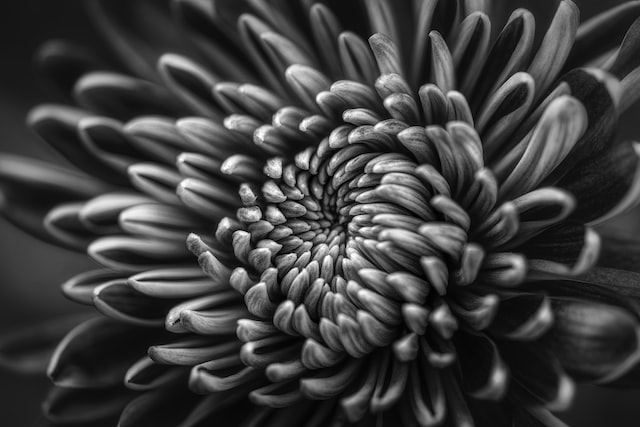
#> input picture projeto_filtros/filtro_media/entrada.png, 640 x 427 px
$ python main.py
#> lines starting #> are read from the running program, lines starting #| are printed output that depends on the picture
import numpy as np
import cv2

def aplicar_convolucao(imagem, mascara):
    h_img, w_img = imagem.shape
    h_k, w_k = mascara.shape
    pad_y, pad_x = h_k // 2, w_k // 2

    img_padded = np.pad(imagem, ((pad_y, pad_y), (pad_x, pad_x)), mode='constant', constant_values=0)
    saida = np.zeros((h_img, w_img), dtype=np.float64)

    for i in range(h_img):
        for j in range(w_img):
            regiao = img_padded[i : i + h_k, j : j + w_k]
            saida[i, j] = np.sum(regiao * mascara)

    return saida

def filtro_media(imagem, tamanho=3):
    mascara = np.ones((tamanho, tamanho), dtype=np.float64) / (tamanho * tamanho)
    res = aplicar_convolucao(imagem.astype(np.float64), mascara)
    return np.clip(np.round(res), 0, 255).astype(np.uint8)

if __name__ == "__main__":
    img = cv2.imread("entrada.png", cv2.IMREAD_GRAYSCALE)
#> img is the input picture: shape (427, 640); min 0, max 255, mean 63.1
    if img is None:
        img = np.zeros((100, 100), dtype=np.uint8)
        img[25:75, 25:75] = 200

    cv2.imwrite("resultado_media_3x3.png", filtro_media(img, tamanho=3))
#> in aplicar_convolucao, `img_padded = np.pad(imagem, ((pad_y, pad_y), (pad_x, pad_x)), mode='co..`:
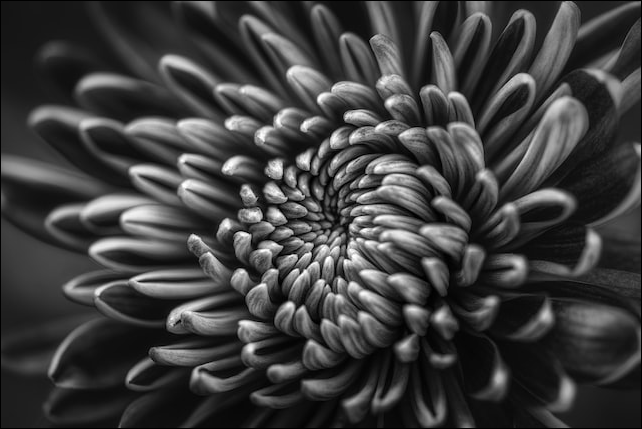
#> img_padded: shape (429, 642) float64; min 0, max 255, mean 62.6
    cv2.imwrite("resultado_media_5x5.png", filtro_media(img, tamanho=5))
#> in aplicar_convolucao (call 2), `img_padded = np.pad(imagem, ((pad_y, pad_y), (pad_x, pad_x)), mode='co..`:
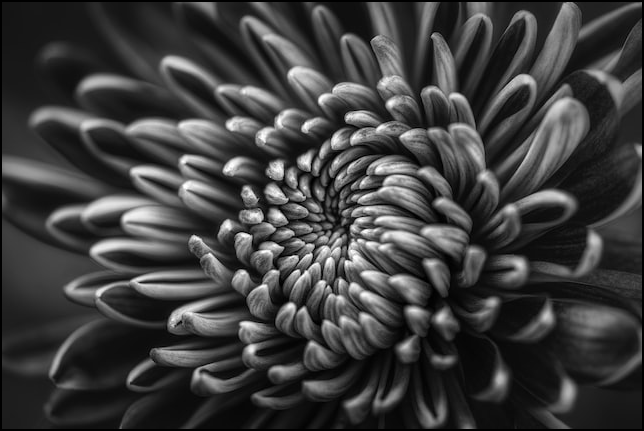
#> img_padded: shape (431, 644) float64; min 0, max 255, mean 62.2
#> after the loop in aplicar_convolucao (call 2), `for i in range(h_img):`:
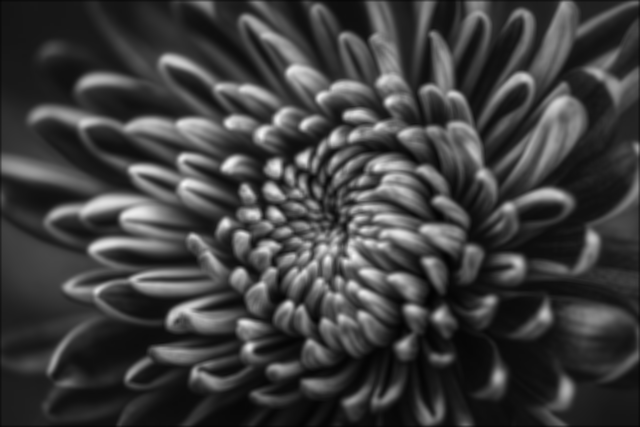
#> saida: shape (427, 640) float64; min 3.04, max 244.2, mean 62.9
